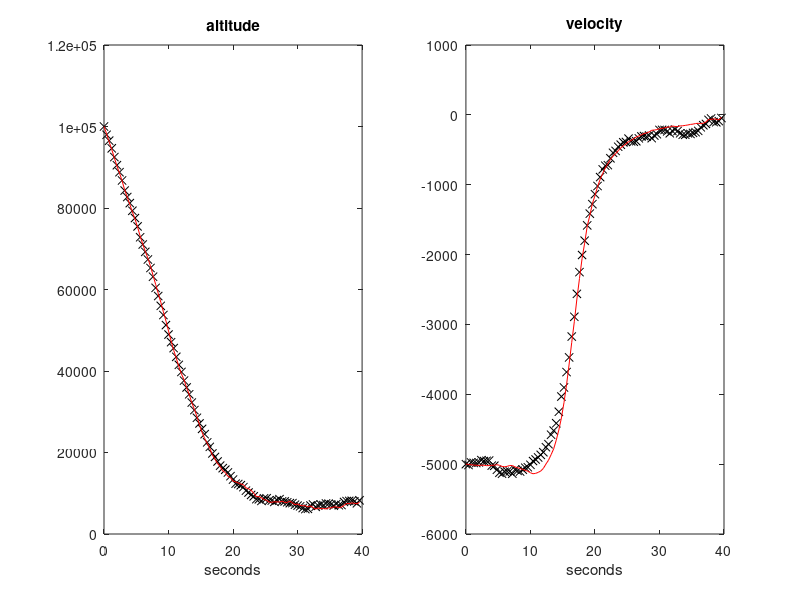
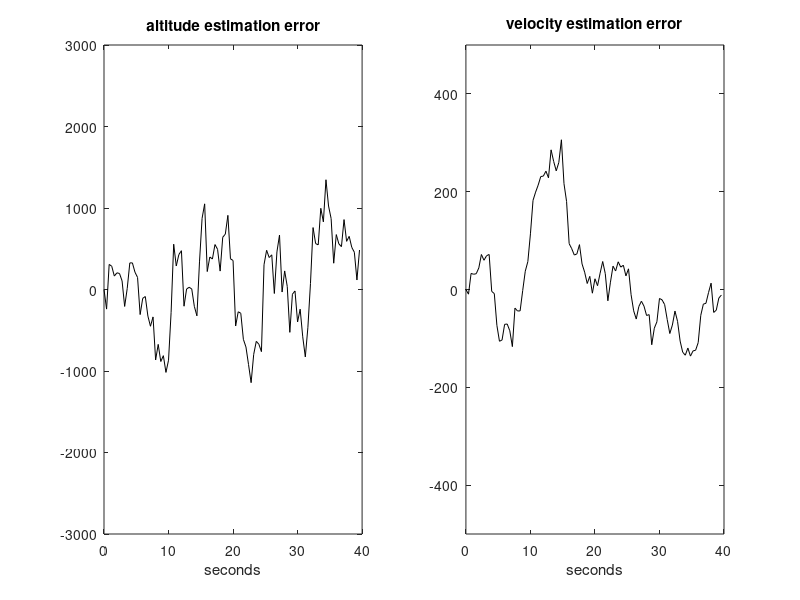
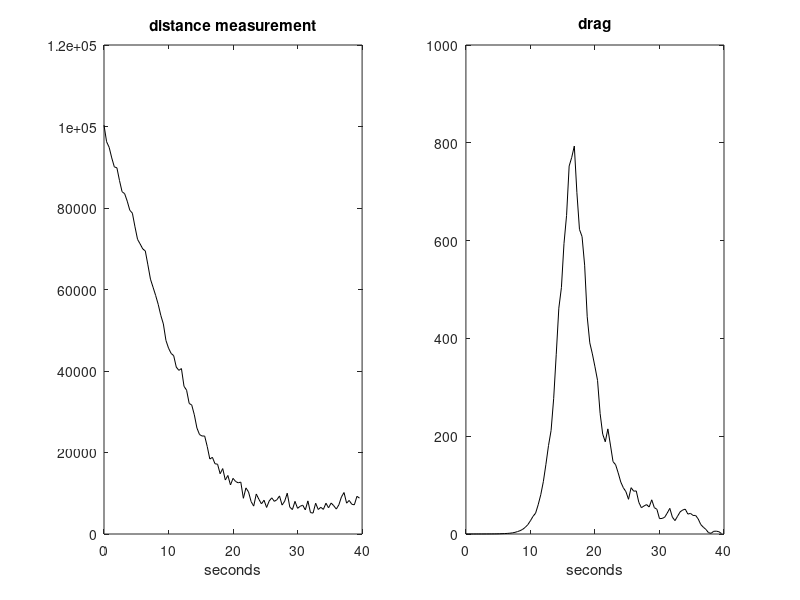

The MATLAB script that drew these images, in order:
%Particle filter example
%Radar monitoring of falling body

disp('please wait a bit');

%----------------------------------------------------
%Prepare for the simulation of the falling body

T=0.4; %sampling period
g=-9.81;
rho0=1.225; %air density, sea level
k=6705.6; %density vs. altitude constant
L=100; %horizontal distance radar<->object
L2=L^2;

Nf=100; %maximum number of steps

rx=zeros(3,Nf); %space for state record
rd=zeros(1,Nf); %space for drag record
ry=zeros(1,Nf); %space for measurement record
tim=0:T:(Nf-1)*T; %time

%process noise
Sw=[10^5 0 0; 0 10^3 0; 0 0 10^2]; %cov
w11=sqrt(Sw(1,1)); w22=sqrt(Sw(2,2)); w33=sqrt(Sw(3,3));
w=[w11; w22; w33];
%observation noise
Sv=10^6; %cov.
v11=sqrt(Sv);

%----------------------------------------------------
%Prepare for filtering

%space for recording er(n), xe(n)
rer=zeros(3,Nf); rxe=zeros(3,Nf);

%----------------------------------------------------
%Behaviour of the system and the filter after initial state

x=[10^5; -5000; 400]; %initial state
xe=x; %initial estimation

%prepare particles
Np=1000; %number of particles
 %reserve space
  px=zeros(3,Np); %particles
  apx=zeros(3,Np); %a priori particles
  ny=zeros(1,Np); %particle measurements
  vy=zeros(1,Np); %meas. dif.
  pq=zeros(1,Np); %particle likelihoods
 %particle generation 
wnp=randn(3,Np); %noise (initial particles)
for ip=1:Np,
  px(:,ip)=x+(w.*wnp(:,ip)); %initial particles
end;

%system noises
wx=randn(3,Nf); %process
wy=randn(1,Nf); %output

nn=1;
while nn<Nf+1,
   
   %estimation recording
   rxe(:,nn)=xe; %state
   rer(:,nn)=x-xe; %error
   
 %Simulation of the system 
   %system
   rx(:,nn)=x; %state recording
   rho=rho0*exp(-x(1)/k); %air density   
   d=(rho*(x(2)^2))/(2*x(3)); %drag
   rd(nn)=d; %drag recording     
   %next system state
   x(1)=x(1)+(x(2)*T);
   x(2)=x(2)+((g+d)*T);
   x(3)=x(3); 
   x=x+(w.*wx(:,nn)); %additive noise
   %system output
   y=sqrt(L2+(x(1)^2))+(v11*wy(nn)); %additive noise
   ym=y; %measurement
   ry(nn)=ym; %measurement recording 
      
 %Particle propagation
   wp=randn(3,Np); %noise (process)
   vm=randn(1,Np); %noise (measurement)
   for ip=1:Np,
      rho=rho0*exp(-px(1,ip)/k); %air density   
      d=(rho*(px(2,ip)^2))/(2*px(3,ip)); %drag 
     %next state  
      apx(1,ip)=px(1,ip)+(px(2,ip)*T);
      apx(2,ip)=px(2,ip)+((g+d)*T);
      apx(3,ip)=px(3,ip); 
      apx(:,ip)=apx(:,ip)+(w.*wp(:,ip)); %additive noise
     %measurement (for next state)
      ny(ip)=sqrt(L2+(apx(1,ip)^2))+(v11*vm(ip)); %additive noise
      vy(ip)=ym-ny(ip);
   end; 
   
   %Likelihood
   %(vectorized part)
    %scaling
     vs=max(abs(vy))/4; 
     ip=1:Np;
     pq(ip)=exp(-((vy(ip)/vs).^2));      
     spq=sum(pq);
    %normalization
     pq(ip)=pq(ip)/spq;
      
  %Prepare for roughening
    A=(max(apx')-min(apx'))';
    sig=0.2*A*Np^(-1/3);
    rn=randn(3,Np); %random numbers
       
  %===========================================================
    
  %Resampling (systematic)
    acq=cumsum(pq);
    cmb=linspace(0,1-(1/Np),Np)+(rand(1)/Np); %the "comb"
    cmb(Np+1)=1;
    ip=1; mm=1;
    while(ip<=Np),
      if (cmb(ip)<acq(mm)),
         aux=apx(:,mm);
         px(:,ip)=aux+(sig.*rn(:,ip)); %roughening
         ip=ip+1;
      else
         mm=mm+1;
      end;
    end;   
    
  %===========================================================
    
  %Results
  %estimated state (the particle mean)  
    xe=sum(px,2)/Np;
        
  nn=nn+1;       
end; 


%------------------------------------------------------
%display

figure(1)
subplot(1,2,1)
plot(tim,rx(1,1:Nf),'kx'); hold on;
plot(tim,rxe(1,1:Nf),'r');
title('altitude'); xlabel('seconds')
axis([0 Nf*T 0 12*10^4]);

subplot(1,2,2)
plot(tim,rx(2,1:Nf),'kx'); hold on;
plot(tim,rxe(2,1:Nf),'r');
title('velocity'); xlabel('seconds');
axis([0 Nf*T -6000 1000]);

figure(2)
subplot(1,2,1)
plot(tim,rer(1,1:Nf),'k');
title('altitude estimation error');
xlabel('seconds');
axis([0 Nf*T -3000 3000]);

subplot(1,2,2)
plot(tim,rer(2,1:Nf),'k');
title('velocity estimation error');
xlabel('seconds');
axis([0 Nf*T -500 500]);

figure(3)
subplot(1,2,1)
plot(tim,ry(1:Nf),'k');
title('distance measurement');
xlabel('seconds');
axis([0 Nf*T 0 12*10^4]);

subplot(1,2,2)
plot(tim,rd(1:Nf),'k');
title('drag');
xlabel('seconds');
axis([0 Nf*T 0 1000]);


